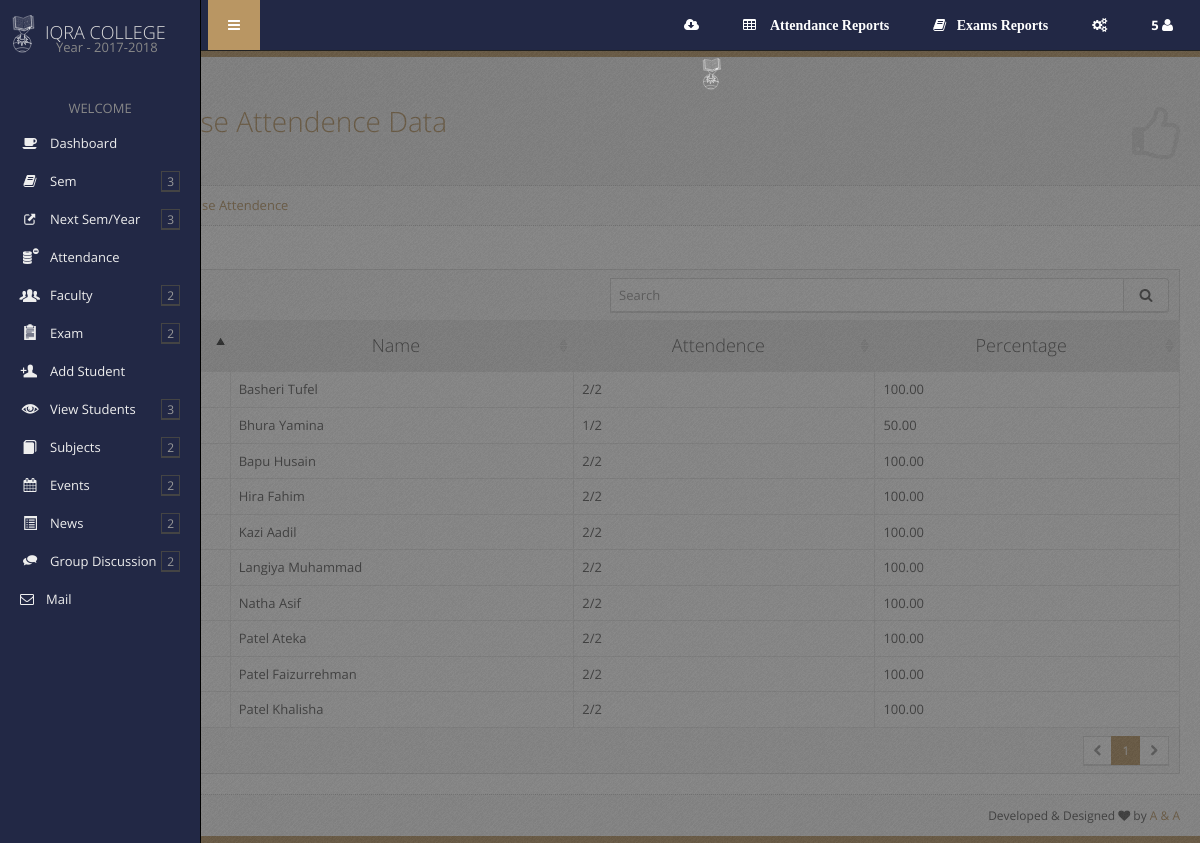
The app's page /admin/attendence_count_list.php?sem=2 (signed in) with its own data.
### tables this page shows
CREATE TABLE `student_tbl` (
  `studid` int(11) NOT NULL AUTO_INCREMENT,
  `rollno` int(11) NOT NULL,
  `fname` varchar(15) NOT NULL,
  `lname` varchar(15) NOT NULL,
  `gender` varchar(6) DEFAULT NULL,
  `dob` date DEFAULT NULL,
  `admissionyear` varchar(4) NOT NULL,
  `enrollid` varchar(20) NOT NULL,
  `username` varchar(50) DEFAULT NULL,
  `password` varchar(20) DEFAULT NULL,
  `approve` varchar(3) DEFAULT NULL,
  `isdetend` int(11) NOT NULL,
  `isleave` int(11) NOT NULL,
  `photo` varchar(50) DEFAULT NULL,
  PRIMARY KEY (`studid`)
);

### admin/attendence_count_list.php (the view, shortened to what this page needs)
<?php include("DatabaseFiles/cn.php");
include("page_content/listheader.php");
?>
<li class=""><a href="attendence_form.php"><i class="icon-reply"></i><b>&nbsp;&nbsp;&nbsp;&nbsp;Back</b></a></li>
			<div class="table-responsive">
				<table id="example-datatable" class="table table-bordered table-hover">
					<thead class="text-center">
						<tr>
							<th class="text-center">Name</th>
							<th class="text-center">Attendence</th>
							<th class="text-center">Percentage</th>
						</tr>
					</thead>
					<tbody>
						<?php
							 $r=mysql_query("select student_tbl.* from student_tbl inner join student_sem_tbl where student_tbl.studid = student_sem_tbl.studid AND student_tbl.isdetend=0 AND student_tbl.isleave=0 AND student_sem_tbl.sem=".$_REQUEST["sem"]." AND student_sem_tbl.year='".$_SESSION["year"]."'");
							while($r1=mysql_fetch_object($r)){
                                $y=explode("-",$_SESSION["year"]);
                                $y1=mysql_query("select * from attendence_tbl where sem=".$_REQUEST["sem"]);
                                $k=0;
                                while($yy1=mysql_fetch_object($y1))
                                {
                                    $at=explode("-",$yy1->attenddate);
                                    if($at[0]==$y[0] || $at[0]==$y[1])
                                    {
                                        $attid[$k]=$yy1->attid;
                                        $k++;
                                    }
                                }
                                $count=$k;
                                $c1=$count;
                        ?>
							    <tr><td class='text-center'><a href="attendence_stud_list.php?sem=<?= $_REQUEST["sem"]?>&studid=<?= $r1->studid?>"><?= $r1->rollno?></a></td>
								<td><?=  $r1->fname." ".$r1->lname?></td>
								<?php if(isset($attid)){?>
								<td>
								    <?php
                                        $p=$c1;
                                        for($j=0;$j<count($attid);$j++)
                                        {
                                            $q=mysql_query("select * from attendence_tbl where attid=$attid[$j]");
                                            while($q1=mysql_fetch_object($q))
                                            {
                                                $stud=explode(",",$q1->studid);
                                                for($i=0;$i<count($stud)-1;$i++)
                                                {
                                                    if($r1->studid == $stud[$i])
                                                    {
                                                        $c1--;
                                                    }
                                                }
                                            }
                                        }
                                echo $c1."/".$p; if($p!=0){ $per=(100*$c1)/$p;}else {$per=0;}?>
								</td>
								<td><?php echo number_format((float)$per,2,'.','');?></td></tr>
							<?php }else echo "<td>No Entry</td><td>No Entry</td><tr>";	}
							?>
					</tbody>
				</table>
			</div>
		</div>
<?php include("page_content/listfooter.php");?>

### admin/css/main-1.03.css (style rules this page uses)
body { font-family:"Open Sans","Helvetica Neue",Helvetica,Arial,sans-serif;color:#555;font-size:13px;background:#454545 url(../img/template/bg.png) top left repeat }
.table thead>tr>th { font-size:18px;font-weight:300 }
.table thead>tr>th,.table thead>tr>td,.table tfoot>tr>th,.table tfoot>tr>td { background-color:#e9e9e9;padding-top:12px;padding-bottom:12px }
.table thead>tr>th,.table tbody>tr>th,.table tfoot>tr>th,.table thead>tr>td,.table tbody>tr>td,.table tfoot>tr>td,.table tbody+tbody,.table-bordered,.table-bordered>thead>tr>th,.table-bordered>tbody>tr>th,.table-bordered>tfoot>tr>th,.table-bordered>thead>tr>td,.table-bordered>tbody>tr>td,.table-bordered>tfoot>tr>td { border-color:#e9e9e9 }
p,.table,.alert,.carousel { margin-bottom:20px }

### records on screen
student_tbl: fname "Basheri", lname "Tufel", c1 "2", p "2", per "100.00"
student_tbl: fname "Bhura", lname "Yamina", c1 "1", p "2", per "50.00"
student_tbl: fname "Bapu", lname "Husain", c1 "2", p "2", per "100.00"
student_tbl: fname "Hira", lname "Fahim", c1 "2", p "2", per "100.00"
student_tbl: fname "Kazi", lname "Aadil", c1 "2", p "2", per "100.00"
student_tbl: fname "Langiya", lname "Muhammad", c1 "2", p "2", per "100.00"
student_tbl: fname "Natha", lname "Asif", c1 "2", p "2", per "100.00"
student_tbl: fname "Patel", lname "Ateka", c1 "2", p "2", per "100.00"
student_tbl: fname "Patel", lname "Faizurrehman", c1 "2", p "2", per "100.00"
student_tbl: fname "Patel", lname "Khalisha", c1 "2", p "2", per "100.00"

### other values on screen
$_SESSION["year"] "2017-2018"
$nm "Percentage Wise Attendence"
